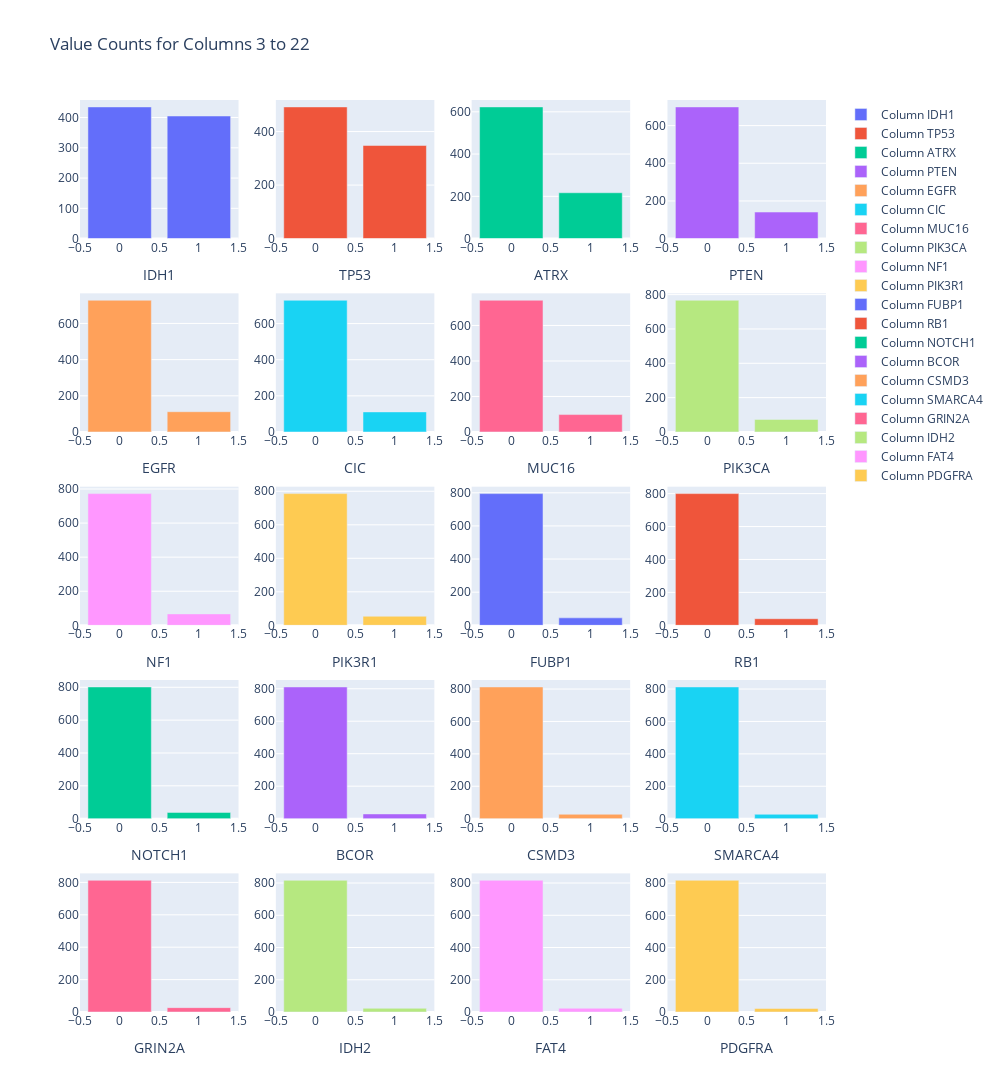

The notebook cell this image was saved under:
### Markdown cell above
comment: Results: We identified mutations that affected amino acid 132 of IDH1 in more than 70% of WHO grade II and III astrocytomas and oligodendrogliomas and in glioblastomas that developed from these lower-grade lesions. Tumors without mutations in IDH1 often had mutations affecting the analogous amino acid (R172) of the IDH2 gene. Tumors with IDH1 or IDH2 mutations had distinctive genetic and clinical characteristics, and patients with such tumors had a better outcome than those with wild-type IDH genes. Each of four tested IDH1 and IDH2 mutations reduced the enzymatic activity of the encoded protein.

### Code cell
fig = make_subplots(rows=5, cols=4)

# Loop through columns 3 to 22 (indexing from 0 to 19)
column_names = []  # List to store column names for legend

for i, column in enumerate(df.iloc[:, 3:23].columns, start=1):
    row_num = (i - 1) // 4 + 1  # Calculate row number
    col_num = (i - 1) % 4 + 1   # Calculate column number

    value_counts = df[column].value_counts()

    fig.add_trace(
        go.Bar(x=value_counts.index, y=value_counts.values),
        row=row_num, col=col_num
    )
    
    column_names.append(f'Column {column}')  # Store column names for legend

    fig.update_xaxes(title_text=f'{column}', row=row_num, col=col_num)  # X-axis title

# Update layout for all subplots
fig.update_layout(title='Value Counts for Columns 3 to 22', width = 1000, height = 1200)
fig.for_each_trace(lambda trace: trace.update(name=column_names.pop(0)))  # Update trace names using stored column names
fig.show()

### Figure 1 — Plotly figure (JSON) as saved in the notebook; plotly's stock layout.template omitted (floating-point values rounded to 4 significant figures)
{"data": [{"name": "Column IDH1", "type": "bar", "x": [0, 1], "xaxis": "x", "y": [435, 405], "yaxis": "y"}, {"name": "Column TP53", "type": "bar", "x": [0, 1], "xaxis": "x2", "y": [492, 348], "yaxis": "y2"}, {"name": "Column ATRX", "type": "bar", "x": [0, 1], "xaxis": "x3", "y": [623, 217], "yaxis": "y3"}, {"name": "Column PTEN", "type": "bar", "x": [0, 1], "xaxis": "x4", "y": [699, 141], "yaxis": "y4"}, {"name": "Column EGFR", "type": "bar", "x": [0, 1], "xaxis": "x5", "y": [728, 112], "yaxis": "y5"}, {"name": "Column CIC", "type": "bar", "x": [0, 1], "xaxis": "x6", "y": [729, 111], "yaxis": "y6"}, {"name": "Column MUC16", "type": "bar", "x": [0, 1], "xaxis": "x7", "y": [742, 98], "yaxis": "y7"}, {"name": "Column PIK3CA", "type": "bar", "x": [0, 1], "xaxis": "x8", "y": [767, 73], "yaxis": "y8"}, {"name": "Column NF1", "type": "bar", "x": [0, 1], "xaxis": "x9", "y": [773, 67], "yaxis": "y9"}, {"name": "Column PIK3R1", "type": "bar", "x": [0, 1], "xaxis": "x10", "y": [786, 54], "yaxis": "y10"}, {"name": "Column FUBP1", "type": "bar", "x": [0, 1], "xaxis": "x11", "y": [795, 45], "yaxis": "y11"}, {"name": "Column RB1", "type": "bar", "x": [0, 1], "xaxis": "x12", "y": [800, 40], "yaxis": "y12"}, {"name": "Column NOTCH1", "type": "bar", "x": [0, 1], "xaxis": "x13", "y": [802, 38], "yaxis": "y13"}, {"name": "Column BCOR", "type": "bar", "x": [0, 1], "xaxis": "x14", "y": [811, 29], "yaxis": "y14"}, {"name": "Column CSMD3", "type": "bar", "x": [0, 1], "xaxis": "x15", "y": [813, 27], "yaxis": "y15"}, {"name": "Column SMARCA4", "type": "bar", "x": [0, 1], "xaxis": "x16", "y": [813, 27], "yaxis": "y16"}, {"name": "Column GRIN2A", "type": "bar", "x": [0, 1], "xaxis": "x17", "y": [813, 27], "yaxis": "y17"}, {"name": "Column IDH2", "type": "bar", "x": [0, 1], "xaxis": "x18", "y": [817, 23], "yaxis": "y18"}, {"name": "Column FAT4", "type": "bar", "x": [0, 1], "xaxis": "x19", "y": [817, 23], "yaxis": "y19"}, {"name": "Column PDGFRA", "type": "bar", "x": [0, 1], "xaxis": "x20", "y": [818, 22], "yaxis": "y20"}], "layout": {"height": 1200, "title": {"text": "Value Counts for Columns 3 to 22"}, "width": 1000, "xaxis": {"anchor": "y", "domain": [0, 0.2125], "title": {"text": "IDH1"}}, "xaxis10": {"anchor": "y10", "domain": [0.2625, 0.475], "title": {"text": "PIK3R1"}}, "xaxis11": {"anchor": "y11", "domain": [0.525, 0.7375], "title": {"text": "FUBP1"}}, "xaxis12": {"anchor": "y12", "domain": [0.7875, 1], "title": {"text": "RB1"}}, "xaxis13": {"anchor": "y13", "domain": [0, 0.2125], "title": {"text": "NOTCH1"}}, "xaxis14": {"anchor": "y14", "domain": [0.2625, 0.475], "title": {"text": "BCOR"}}, "xaxis15": {"anchor": "y15", "domain": [0.525, 0.7375], "title": {"text": "CSMD3"}}, "xaxis16": {"anchor": "y16", "domain": [0.7875, 1], "title": {"text": "SMARCA4"}}, "xaxis17": {"anchor": "y17", "domain": [0, 0.2125], "title": {"text": "GRIN2A"}}, "xaxis18": {"anchor": "y18", "domain": [0.2625, 0.475], "title": {"text": "IDH2"}}, "xaxis19": {"anchor": "y19", "domain": [0.525, 0.7375], "title": {"text": "FAT4"}}, "xaxis2": {"anchor": "y2", "domain": [0.2625, 0.475], "title": {"text": "TP53"}}, "xaxis20": {"anchor": "y20", "domain": [0.7875, 1], "title": {"text": "PDGFRA"}}, "xaxis3": {"anchor": "y3", "domain": [0.525, 0.7375], "title": {"text": "ATRX"}}, "xaxis4": {"anchor": "y4", "domain": [0.7875, 1], "title": {"text": "PTEN"}}, "xaxis5": {"anchor": "y5", "domain": [0, 0.2125], "title": {"text": "EGFR"}}, "xaxis6": {"anchor": "y6", "domain": [0.2625, 0.475], "title": {"text": "CIC"}}, "xaxis7": {"anchor": "y7", "domain": [0.525, 0.7375], "title": {"text": "MUC16"}}, "xaxis8": {"anchor": "y8", "domain": [0.7875, 1], "title": {"text": "PIK3CA"}}, "xaxis9": {"anchor": "y9", "domain": [0, 0.2125], "title": {"text": "NF1"}}, "yaxis": {"anchor": "x", "domain": [0.848, 1]}, "yaxis10": {"anchor": "x10", "domain": [0.424, 0.576]}, "yaxis11": {"anchor": "x11", "domain": [0.424, 0.576]}, "yaxis12": {"anchor": "x12", "domain": [0.424, 0.576]}, "yaxis13": {"anchor": "x13", "domain": [0.212, 0.364]}, "yaxis14": {"anchor": "x14", "domain": [0.212, 0.364]}, "yaxis15": {"anchor": "x15", "domain": [0.212, 0.364]}, "yaxis16": {"anchor": "x16", "domain": [0.212, 0.364]}, "yaxis17": {"anchor": "x17", "domain": [0, 0.152]}, "yaxis18": {"anchor": "x18", "domain": [0, 0.152]}, "yaxis19": {"anchor": "x19", "domain": [0, 0.152]}, "yaxis2": {"anchor": "x2", "domain": [0.848, 1]}, "yaxis20": {"anchor": "x20", "domain": [0, 0.152]}, "yaxis3": {"anchor": "x3", "domain": [0.848, 1]}, "yaxis4": {"anchor": "x4", "domain": [0.848, 1]}, "yaxis5": {"anchor": "x5", "domain": [0.636, 0.788]}, "yaxis6": {"anchor": "x6", "domain": [0.636, 0.788]}, "yaxis7": {"anchor": "x7", "domain": [0.636, 0.788]}, "yaxis8": {"anchor": "x8", "domain": [0.636, 0.788]}, "yaxis9": {"anchor": "x9", "domain": [0.424, 0.576]}}}
